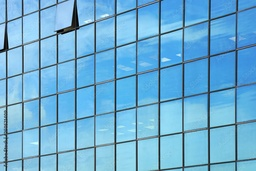
#> input picture img01.jpeg, 256 x 171 px, shrunk from 1000 x 667 before the run
$ python main.py
#> lines starting #> are read from the running program, lines starting #| are printed output that depends on the picture
### edgeDetection.py
import numpy as np
import cv2
from matplotlib import pyplot as plt
import math

def displayImage(image):

    # Create a subplot and display the image in grayscale

    plt.imshow(image, 'gray', vmin=0, vmax=255)
    plt.show()

def convolve2d(image, kernel):

    # Flip the kernel both vertically and horizontally

    kernel = np.flipud(np.fliplr(kernel))
    k_sizeX, k_sizeY = kernel.shape
    stride = 1
    pad_x = k_sizeX // 2
    pad_y = k_sizeY // 2

    # Pad the input image so that border pixels are not deleted

    image = np.pad(image, ((pad_y, pad_y), (pad_x, pad_x)))
    im_sizeX, im_sizeY = image.shape

    # Create an output image with zeros

    output = np.zeros((im_sizeX, im_sizeY))

    # Perform convolution over the image

    for y in range(0, im_sizeY, stride):
        if y > im_sizeY - k_sizeY:
            break

        for x in range(0, im_sizeX, stride):
            if x > im_sizeX - k_sizeX:
                break

            # Convolve the kernel with the image region and store the result in the output

            output[int(np.floor((2 * x + k_sizeX) / 2 * stride)), int(np.floor((2 * y + k_sizeY) / 2 * stride))] = (kernel * image[x:x+k_sizeX, y:y+k_sizeY]).sum()

    # Remove the padding to get the final output

    return output[pad_x:(im_sizeX - pad_x) // stride, pad_y:(im_sizeY - pad_y) // stride]

def normalize(image):

    return (image / np.max(image)) * 255

def gaussianBlur(input_image):

    # Define the Gaussian blur kernel

    G = (1 / 273) * np.array([[1, 4, 7, 4, 1],
                              [4, 16, 26, 16, 4],
                              [7, 26, 41, 26, 7],
                              [4, 16, 26, 16, 4],
                              [1, 4, 7, 4, 1]])

    # Perform convolution with the Gaussian blur kernel and return the normalized result

    return normalize(convolve2d(input_image, G))

def sobelOperator(input_image):

    # Define the Sobel kernels for detecting gradients in x and y directions

    Sx = np.array([[-1, 0, 1],
                   [-2, 0, 2],
                   [-1, 0, 1]])

    Sy = np.array([[-1, -2, -1],
                   [0, 0, 0],
                   [1, 2, 1]])

    # Convolve the input image with the Sobel kernels to get the x and y gradients

    Gx = normalize(convolve2d(input_image, Sx))
    Gy = normalize(convolve2d(input_image, Sy))

    # Compute the gradient magnitude and direction

    G = normalize(np.sqrt(Gx * Gx + Gy * Gy))
    gradient_direction = np.degrees(np.arctan2(Gy, Gx))

    return G, gradient_direction

# Function to map the gradient direction to one of four sectors

def return_direction(angle):

    if (angle >= -22.5 and angle <= 22.5) or (angle <= -157.5 and angle >= 157.5):
        return 0
    elif (angle >= 22.5 and angle <= 67.5) or (angle <= -112.5 and angle >= -157.5):
        return 1
    elif (angle >= 67.5 and angle <= 112.5) or (angle <= -67.5 and angle >= -112.5):
        return 2
    elif (angle >= 112.5 and angle <= 157.5) or (angle <= -22.5 and angle >= -67.5):
        return 3

# Suppress pixels that are near to maximum value pixels

def nonMaxSuppression(G, gradient_direction):

    for i in range(len(G)):
        for j in range(len(G[0])):
            sector = return_direction(gradient_direction[i][j])

            if (sector == 0):
                if (j > 0 and j < len(G[0]) - 1):
                    if G[i][j] < G[i][j-1] or G[i][j] < G[i][j+1]:
                        G[i][j] = 0

            elif (sector == 1):
                if (j > 0 and j < len(G[0]) - 1 and i > 0 and i < len(G) - 1):
                    if G[i][j] < G[i-1][j+1] or G[i][j] < G[i+1][j-1]:
                        G[i][j] = 0

            elif (sector == 2):
                if (i > 0 and i < len(G) - 1):
                    if G[i][j] < G[i-1][j] or G[i][j] < G[i+1][j]:
                        G[i][j] = 0
            else:
                if (j > 0 and j < len(G[0]) - 1 and i > 0 and i < len(G) - 1):
                    if G[i][j] < G[i-1][j-1] or G[i][j] < G[i+1][j+1]:
                        G[i][j] = 0
    return G

def applyThresholding(image, threshold):

    edge_count = 0

    for i in range(len(image)):
        for j in range(len(image[0])):

            if (image[i][j] < threshold):
                image[i][j] = 0

            else:
                image[i][j] = 255
                edge_count += 1

    return image

def pThresholding(image, percentile):

    pixel_array = []

    for i in range(len(image)):
        for j in range(len(image[0])):

            if (image[i][j] > 0):
                pixel_array.append(image[i][j])

    pixel_array.sort()
    threshold_index = int(percentile * len(pixel_array) - 1)
    threshold = pixel_array[threshold_index]

    return applyThresholding(image, threshold)

### main.py
import numpy as np
import cv2
import edgeDetection as ed
from dataclasses import dataclass

# Read and convert the input image to grayscale

input_image = cv2.imread('img01.jpeg')
#> input_image is the input picture: shape (171, 256, 3); mean B, G, R 212.8, 174.6, 109
input_image = cv2.cvtColor(src=input_image, code=cv2.COLOR_BGR2GRAY)
#> input_image: shape (171, 256)

def houghTransform(image, rhoRes, thetaRes):

    # Generate theta values from 0 to 2*pi with a specified resolution

    thetaScale = np.linspace(0, 2 * np.pi, thetaRes)

    # Initialize the Hough accumulator matrix with zeros

    H = np.zeros((rhoRes, thetaRes))

    # Loop over the edge-detected image to accumulate Hough transform

    for i in range(len(image)):
        for j in range(len(image[0])):

            # Check if there's an edge pixel at (i, j)
            if (image[i][j] != 0):

                # Calculate the rho values for each theta value and update H accordingly

                rhoScale = [int(i * np.cos(theta) + j * np.sin(theta)) for theta in thetaScale]
                for k in range(thetaRes):
                    H[rhoScale[k]][k] += 1

    return H

# Apply edge detection using Sobel operator and non-maximum suppression

gradients, gradient_direction = ed.sobelOperator(ed.gaussianBlur(input_image))
#> in normalize, `return (image / np.max(image)) * 255`:
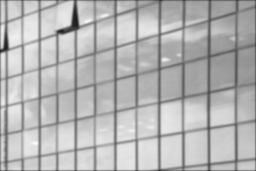
#> returned value: shape (171, 256) float64; min 29.44, max 255, mean 180.6
#> in sobelOperator, `Sx = np.array([[-1, 0, 1], [-2, 0, 2], [-1, 0, 1]])`: Sx = [[-1, 0, 1], [-2, 0, 2], [-1, 0, 1]]
#> after the loop in convolve2d (call 3), `for y in range(0, im_sizeY, stride):`:
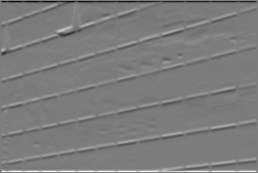
#> output: shape (173, 258) float64; min -810.8, max 849.1, mean -0.4; drawn with min black and max white
#> in sobelOperator, `gradient_direction = np.degrees(np.arctan2(Gy, Gx))`:
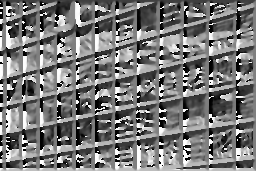
#> gradient_direction: shape (171, 256) float64; min -180, max 180, mean -10.2; drawn with min black and max white
suppressed_image = ed.nonMaxSuppression(gradients, gradient_direction)
#> after the loop in nonMaxSuppression, `for i in range(len(G)):`:
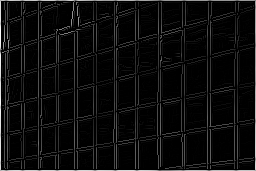
#> G: shape (171, 256) float64; min 0, max 255, mean 13.1
edge_detected_image = ed.pThresholding(suppressed_image, 0.90)
#> after the loop in pThresholding, `for i in range(len(image)):`: pixel_array = 14401 values, max 255 at index 2610, min 0.204 at index 11456, mean 39.92
#> in pThresholding, `threshold_index = int(percentile * len(pixel_array) - 1)`: threshold_index = 12959
#> in pThresholding, `threshold = pixel_array[threshold_index]`: threshold = 85.31
#> after the loop in applyThresholding, `for i in range(len(image)):`:
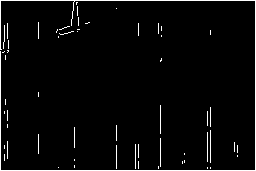
#> image: shape (171, 256) float64; 3.3% white in thin lines or dots
#> after the loop in applyThresholding, `for i in range(len(image)):`: edge_count = 1442

# Display the edge-detected image

ed.displayImage(edge_detected_image)

# Calculate the resolution for rho and theta in the Hough transform

im_X, im_Y = edge_detected_image.shape
#> im_X = 171; im_Y = 256
rhoRes = int(np.sqrt(im_X**2 + im_Y**2))
#> rhoRes = 307
thetaRes = 360

# Perform Hough Transform on the edge-detected image

hough_image = houghTransform(edge_detected_image, rhoRes, thetaRes)
#> after the loop in houghTransform, `for i in range(len(image)):`:
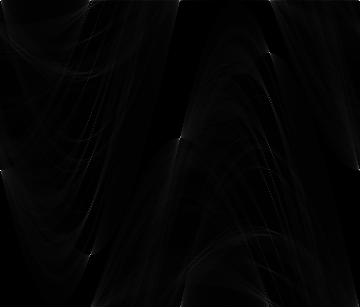
#> H: shape (307, 360) float64; min 0, max 258, mean 4.7; drawn with min black and max white

# Display the Hough transform result

ed.displayImage(hough_image)

def nonMaximalHough(H, patch_dimension):

    # Iterate through H with a sliding window of size patch_dimension x patch_dimension
    x, y = H.shape

    for i in range(0, x - patch_dimension):
        for j in range(0, y - patch_dimension):

            # Find the maximal value in the window and suppress other values

            maximalValue = np.max(H[i:i+patch_dimension, j:j+patch_dimension])
            H[i:i+patch_dimension, j:j+patch_dimension] = np.where(H[i:i+patch_dimension, j:j+patch_dimension] < maximalValue, 0, maximalValue)

    return H

def houghLines(H, nLines):

    # Perform non-maximal suppression on H

    H = nonMaximalHough(H, patch_dimension = 3)

    # Find the nLines local maxima (peaks) in H

    localMaxima = []
    flattened_H = H.flatten()
    sorted_by_index = np.argsort(flattened_H)[::-1]

    for i in range(nLines):

        localMaxima.append(np.unravel_index(sorted_by_index[i], H.shape))

    return localMaxima

# Find the local maxima in the Hough transform to obtain the lines

localMaxima = houghLines(hough_image, nLines=20)
#> after the loop in houghLines, `for i in range(nLines):`: localMaxima = [(0, 359), (0, 0), (170, 0), (169, 359), (0, 90), (254, 90), (0, 269), (52, 269), (0, 179), (137, 180), (306, 180), (0, 358), (159, 90), (209, 90), (97, 269), (147, 269), (3, 1), (0, 272), (166, 358), (173, 1)]

# Data class to represent a line segment with start and end points

@dataclass
class Line:
    start: tuple
    end: tuple

# Function to convert Hough line parameters into line segments

def HoughLineSegments(allLineParameters):
    lineArray = []
    for lineParameters in allLineParameters:
        lineRho = lineParameters[0]
        lineTheta = lineParameters[1] * np.pi/180

        # Calculate the line endpoints based on the Hough line parameters

        c = np.cos(lineTheta + 0.00001)
        s = np.sin(lineTheta + 0.00001)
        x1 = -10000
        y1 = int((-c/(s)) * x1 + lineRho/(s))
        x2 = 10000
        y2 = int((-c/(s)) * x2 + lineRho/(s))

        # Create a Line object with the start and end points and add it to lineArray

        lineArray.append(Line((y1, x1), (y2, x2)))

    return lineArray

def drawLines():

    lines = HoughLineSegments(localMaxima)
#> the loop in HoughLineSegments, `for lineParameters in allLineParameters:` made 20 passes
#> (lineParameters, lineRho, lineTheta, c, s, y1, y2) on passes 1, 4, 5, 6, 7, 8, 9, 10, 11, 12, 13: ((0, 359), 0, 6.27, 1, -0.0174, -573228, 573228), ((169, 359), 169, 6.27, 1, -0.0174, -582917, 563539), ((0, 90), 0, 1.57, -1e-05, 1, 0, 0), ((254, 90), 254, 1.57, -1e-05, 1, 253, 254), ((0, 269), 0, 4.69, -0.0174, -1, 174, -174), ((52, 269), 52, 4.69, -0.0174, -1, 122, -226), ((0, 179), 0, 3.12, -1, 0.0174, -573228, 573228), ((137, 180), 137, 3.14, -1, -1e-05, 986299999, -1013699999), ((306, 180), 306, 3.14, -1, -1e-05, 969399999, -1030599999), ((0, 358), 0, 6.25, 0.999, -0.0349, -286444, 286444), ((159, 90), 159, 1.57, -1e-05, 1, 158, 159)
#> (lineRho, lineTheta, c, s, y1, y2) on passes 2 to 3: (0, 0, 1, 1e-05, 999999999, -999999999), (170, 0, 1, 1e-05, 1016999999, -982999999)
#> after the loop in HoughLineSegments, `for lineParameters in allLineParameters:`: lineArray = 20 items
    inputImage = input_image.copy()
    inputImageLines = cv2.cvtColor(inputImage, cv2.COLOR_GRAY2BGR)

    for line in lines:

        cv2.line(inputImageLines, line.start, line.end, (0, 255, 0), 2)

    ed.displayImage(inputImageLines)

drawLines()
#> the loop in drawLines, `for line in lines: ` made 20 passes
#> after the loop in drawLines, `for line in lines:`:
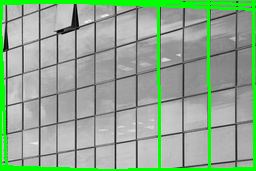
#> inputImageLines: shape (171, 256, 3); mean B, G, R 144.8, 170.8, 144.8
